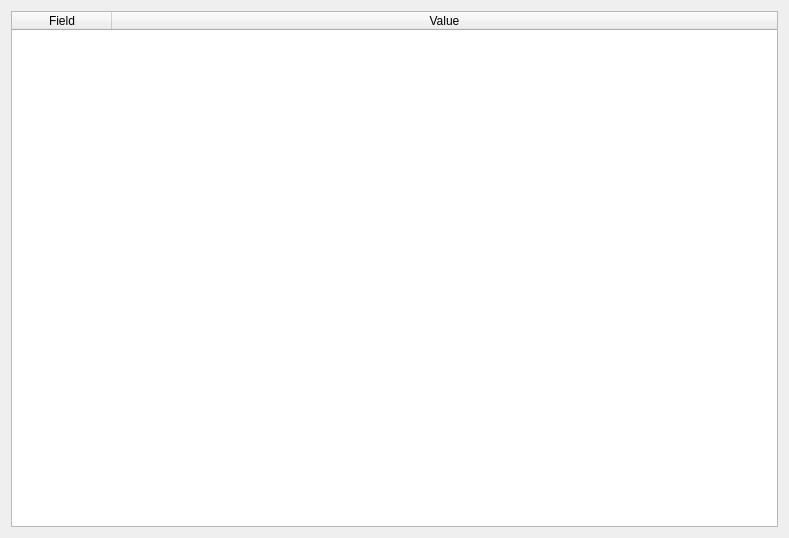
<?xml version="1.0" encoding="UTF-8"?>
<ui version="4.0">
 <class>Form</class>
 <widget class="QWidget" name="Form">
  <property name="geometry">
   <rect>
    <x>0</x>
    <y>0</y>
    <width>789</width>
    <height>538</height>
   </rect>
  </property>
  <property name="windowTitle">
   <string>Form</string>
  </property>
  <layout class="QGridLayout" name="gridLayout">
   <item row="0" column="0">
    <widget class="QTableWidget" name="tableWidget">
     <property name="alternatingRowColors">
      <bool>true</bool>
     </property>
     <attribute name="horizontalHeaderVisible">
      <bool>true</bool>
     </attribute>
     <attribute name="horizontalHeaderStretchLastSection">
      <bool>true</bool>
     </attribute>
     <attribute name="verticalHeaderVisible">
      <bool>false</bool>
     </attribute>
     <column>
      <property name="text">
       <string>Field</string>
      </property>
     </column>
     <column>
      <property name="text">
       <string>Value</string>
      </property>
     </column>
    </widget>
   </item>
  </layout>
 </widget>
 <resources/>
 <connections/>
</ui>
